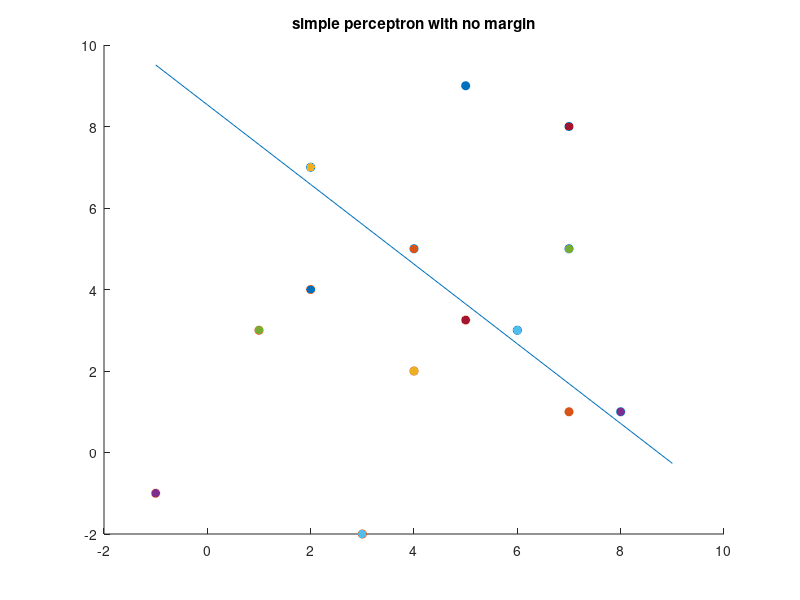

This figure's MATLAB source:
X=zeros(14,3);
X=[1 2 7;1 8 1;1 7 5;1 6 3;1 7 8;1 5 9;1 4 5;-1 -4 -2;-1 1 1;-1 -1 -3;-1 -3 2;-1 -5 -3.25;-1 -2 -4;-1 -7 -1];
original_X=[1 2 7;1 8 1;1 7 5;1 6 3;1 7 8;1 5 9;1 4 5;1 4 2;1 -1 -1;1 1 3;1 3 -2;1 5 3.25;1 2 4;1 7 1];
a=[1 20 30];
temp=zeros(1,3);
%disp(temp)
count=1;
flag=0;
while(flag==0)
    temp(1)=X(count);
    temp(2)=X(count+14);
    temp(3)=X(count+28);
%    disp(temp)
    if dot(transpose(a),temp)<0
        a=a+temp;
        count=1;
    elseif dot(transpose(a),temp)>=0
        count=count+1;
        if count==15
            flag=1;
        end
    end
%    disp(a)
end
count=1;
figure;
x1=[2 8 7 6 7 5 4];
y1=[7 1 5 3 8 9 5];
scatter(x1,y1,'red');
hold on;
x2=[4 -1 1 3 5 2 7];
y2=[2 -1 3 -2 3.25 4 1];
scatter(x2,y2,'blue');
x=-1:9;
y=(-1*a(1)-a(2)*x)/a(3);
plot(x,y);
hold on
while(count<=14)
    temp(1)=original_X(count);
    temp(2)=original_X(count+14);
    temp(3)=original_X(count+28);
%    disp(temp)
    if dot(transpose(a),temp)>0
        scatter(temp(2),temp(3),'red','filled');
        hold on;
    else
        scatter(temp(2),temp(3),'blue','filled');
        hold on;
    end
    count=count+1;
end
title('simple perceptron with no margin');